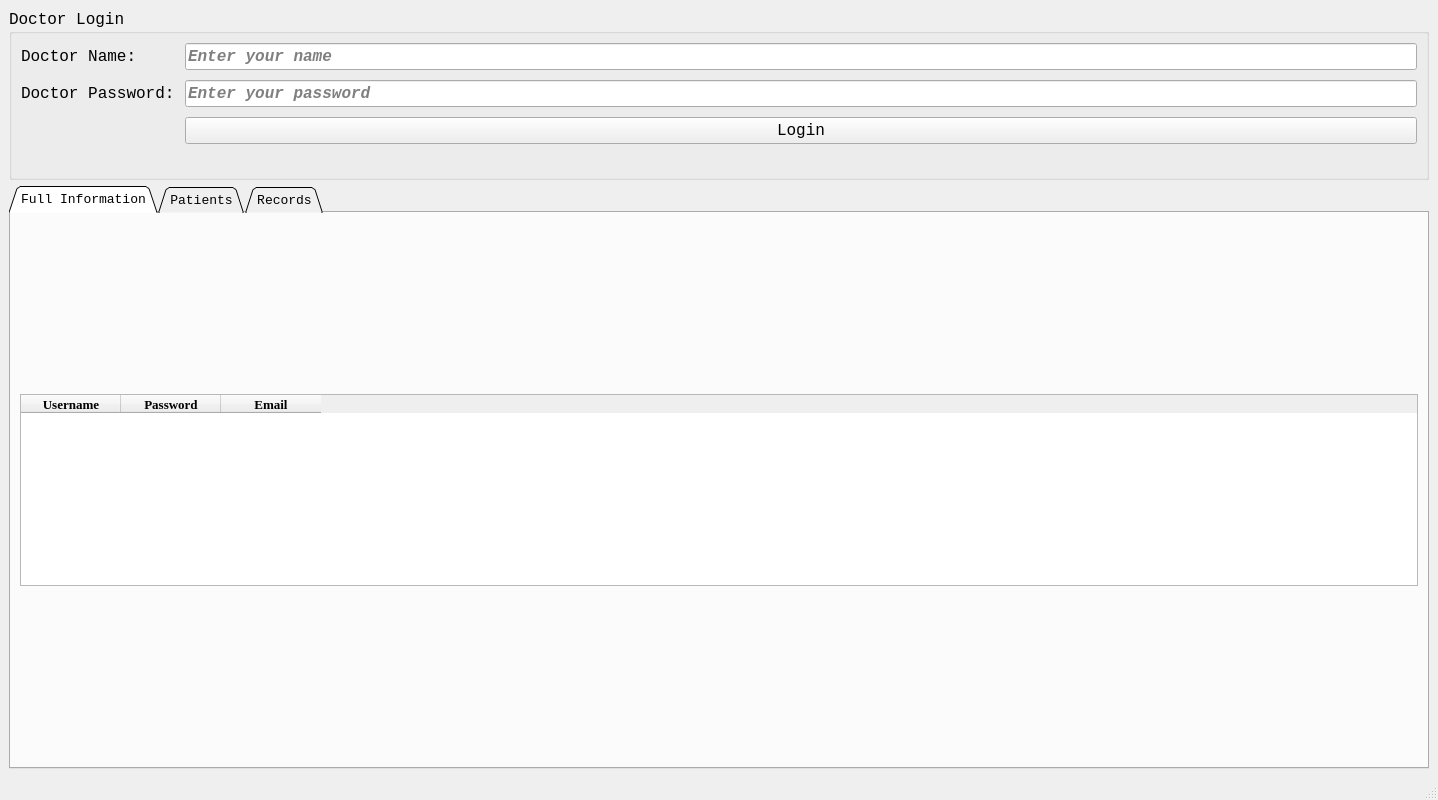
<?xml version="1.0" encoding="UTF-8"?>
<ui version="4.0">
 <class>MainWindow</class>
 <widget class="QMainWindow" name="MainWindow">
  <property name="geometry">
   <rect>
    <x>0</x>
    <y>0</y>
    <width>1438</width>
    <height>800</height>
   </rect>
  </property>
  <property name="sizePolicy">
   <sizepolicy hsizetype="Expanding" vsizetype="Expanding">
    <horstretch>0</horstretch>
    <verstretch>0</verstretch>
   </sizepolicy>
  </property>
  <property name="windowTitle">
   <string>Doctors</string>
  </property>
  <widget class="QWidget" name="centralwidget">
   <layout class="QGridLayout" name="gridLayout_6">
    <item row="0" column="0">
     <widget class="QGroupBox" name="UserLogin">
      <property name="font">
       <font>
        <family>Courier New</family>
        <pointsize>12</pointsize>
       </font>
      </property>
      <property name="title">
       <string>Doctor Login</string>
      </property>
      <layout class="QGridLayout" name="gridLayout_4">
       <item row="0" column="0">
        <layout class="QGridLayout" name="gridLayout_5">
         <property name="sizeConstraint">
          <enum>QLayout::SetNoConstraint</enum>
         </property>
         <property name="bottomMargin">
          <number>0</number>
         </property>
         <property name="spacing">
          <number>10</number>
         </property>
         <item row="0" column="0">
          <widget class="QLabel" name="UserName">
           <property name="font">
            <font>
             <family>Courier New</family>
             <pointsize>12</pointsize>
            </font>
           </property>
           <property name="text">
            <string>Doctor Name:</string>
           </property>
          </widget>
         </item>
         <item row="1" column="0">
          <widget class="QLabel" name="UserPassword">
           <property name="font">
            <font>
             <family>Courier New</family>
             <pointsize>12</pointsize>
            </font>
           </property>
           <property name="text">
            <string>Doctor Password:</string>
           </property>
          </widget>
         </item>
         <item row="0" column="1">
          <widget class="QLineEdit" name="user_enter">
           <property name="font">
            <font>
             <family>Courier New</family>
             <pointsize>12</pointsize>
             <weight>75</weight>
             <italic>true</italic>
             <bold>true</bold>
            </font>
           </property>
           <property name="placeholderText">
            <string>Enter your name</string>
           </property>
          </widget>
         </item>
         <item row="2" column="1">
          <widget class="QPushButton" name="login_btn">
           <property name="font">
            <font>
             <family>Courier New</family>
             <pointsize>12</pointsize>
            </font>
           </property>
           <property name="text">
            <string>Login</string>
           </property>
          </widget>
         </item>
         <item row="1" column="1">
          <widget class="QLineEdit" name="pass_enter">
           <property name="font">
            <font>
             <family>Courier New</family>
             <pointsize>12</pointsize>
             <weight>75</weight>
             <italic>true</italic>
             <bold>true</bold>
            </font>
           </property>
           <property name="echoMode">
            <enum>QLineEdit::Password</enum>
           </property>
           <property name="placeholderText">
            <string>Enter your password</string>
           </property>
          </widget>
         </item>
        </layout>
       </item>
       <item row="1" column="0">
        <widget class="QLabel" name="login_failed">
         <property name="sizePolicy">
          <sizepolicy hsizetype="Preferred" vsizetype="Fixed">
           <horstretch>0</horstretch>
           <verstretch>0</verstretch>
          </sizepolicy>
         </property>
         <property name="text">
          <string/>
         </property>
        </widget>
       </item>
      </layout>
     </widget>
    </item>
    <item row="1" column="0">
     <widget class="QTabWidget" name="tabWidget">
      <property name="font">
       <font>
        <family>Courier New</family>
        <pointsize>10</pointsize>
       </font>
      </property>
      <property name="tabShape">
       <enum>QTabWidget::Triangular</enum>
      </property>
      <property name="currentIndex">
       <number>0</number>
      </property>
      <property name="movable">
       <bool>false</bool>
      </property>
      <widget class="QWidget" name="User">
       <attribute name="title">
        <string>Full Information</string>
       </attribute>
       <layout class="QGridLayout" name="gridLayout">
        <item row="0" column="0" colspan="2">
         <widget class="QTableWidget" name="doctor_table">
          <property name="sizePolicy">
           <sizepolicy hsizetype="Expanding" vsizetype="Fixed">
            <horstretch>0</horstretch>
            <verstretch>0</verstretch>
           </sizepolicy>
          </property>
          <property name="font">
           <font>
            <family>Courier New</family>
            <pointsize>10</pointsize>
           </font>
          </property>
          <property name="midLineWidth">
           <number>0</number>
          </property>
          <property name="sizeAdjustPolicy">
           <enum>QAbstractScrollArea::AdjustIgnored</enum>
          </property>
          <property name="alternatingRowColors">
           <bool>false</bool>
          </property>
          <column>
           <property name="text">
            <string>Username</string>
           </property>
           <property name="font">
            <font>
             <family>Times New Roman</family>
             <weight>75</weight>
             <bold>true</bold>
            </font>
           </property>
          </column>
          <column>
           <property name="text">
            <string>Password</string>
           </property>
           <property name="font">
            <font>
             <family>Times New Roman</family>
             <weight>75</weight>
             <bold>true</bold>
            </font>
           </property>
          </column>
          <column>
           <property name="text">
            <string>Email</string>
           </property>
           <property name="font">
            <font>
             <family>Times New Roman</family>
             <weight>75</weight>
             <bold>true</bold>
            </font>
           </property>
          </column>
         </widget>
        </item>
       </layout>
      </widget>
      <widget class="QWidget" name="Patients">
       <attribute name="title">
        <string>Patients</string>
       </attribute>
       <layout class="QGridLayout" name="gridLayout_7">
        <item row="0" column="0" rowspan="2">
         <widget class="QTableWidget" name="patient_table_2">
          <property name="font">
           <font>
            <family>Courier New</family>
            <pointsize>10</pointsize>
           </font>
          </property>
          <property name="midLineWidth">
           <number>0</number>
          </property>
          <property name="sizeAdjustPolicy">
           <enum>QAbstractScrollArea::AdjustIgnored</enum>
          </property>
          <property name="alternatingRowColors">
           <bool>false</bool>
          </property>
          <column>
           <property name="text">
            <string>ID</string>
           </property>
           <property name="font">
            <font>
             <family>Times New Roman</family>
             <weight>75</weight>
             <bold>true</bold>
            </font>
           </property>
          </column>
          <column>
           <property name="text">
            <string>Name</string>
           </property>
           <property name="font">
            <font>
             <family>Times New Roman</family>
             <weight>75</weight>
             <bold>true</bold>
            </font>
           </property>
          </column>
          <column>
           <property name="text">
            <string>Email</string>
           </property>
           <property name="font">
            <font>
             <family>Times New Roman</family>
             <weight>75</weight>
             <bold>true</bold>
            </font>
           </property>
          </column>
          <column>
           <property name="text">
            <string>Password</string>
           </property>
           <property name="font">
            <font>
             <family>Times New Roman</family>
             <weight>75</weight>
             <bold>true</bold>
            </font>
           </property>
          </column>
         </widget>
        </item>
        <item row="0" column="1">
         <widget class="QGroupBox" name="groupBox">
          <property name="title">
           <string>Add New Patient</string>
          </property>
          <layout class="QGridLayout" name="gridLayout_2">
           <item row="0" column="0">
            <widget class="QLabel" name="label">
             <property name="text">
              <string>ID:</string>
             </property>
            </widget>
           </item>
           <item row="0" column="1">
            <widget class="QLineEdit" name="p_id">
             <property name="placeholderText">
              <string>Enter patient id</string>
             </property>
            </widget>
           </item>
           <item row="1" column="0">
            <widget class="QLabel" name="label_2">
             <property name="text">
              <string>Patient Name:</string>
             </property>
            </widget>
           </item>
           <item row="1" column="1">
            <widget class="QLineEdit" name="p_name">
             <property name="placeholderText">
              <string>Enter patient name</string>
             </property>
            </widget>
           </item>
           <item row="2" column="0">
            <widget class="QLabel" name="label_3">
             <property name="text">
              <string>Patient Email:</string>
             </property>
            </widget>
           </item>
           <item row="2" column="1">
            <widget class="QLineEdit" name="p_mail">
             <property name="placeholderText">
              <string>Enter patient email</string>
             </property>
            </widget>
           </item>
           <item row="3" column="0">
            <widget class="QLabel" name="label_4">
             <property name="text">
              <string>Patient Password:</string>
             </property>
            </widget>
           </item>
           <item row="3" column="1">
            <widget class="QLineEdit" name="p_pass">
             <property name="placeholderText">
              <string>Enter patient password</string>
             </property>
            </widget>
           </item>
           <item row="4" column="1">
            <widget class="QPushButton" name="add_patient">
             <property name="text">
              <string>Add Patient</string>
             </property>
            </widget>
           </item>
          </layout>
         </widget>
        </item>
        <item row="1" column="1">
         <widget class="QGroupBox" name="groupBox_2">
          <property name="title">
           <string>Edit Patient</string>
          </property>
          <layout class="QGridLayout" name="gridLayout_3">
           <item row="0" column="0">
            <widget class="QLabel" name="label_5">
             <property name="text">
              <string>ID:</string>
             </property>
            </widget>
           </item>
           <item row="0" column="1">
            <widget class="QLineEdit" name="p_id_2">
             <property name="placeholderText">
              <string>Enter new patient id</string>
             </property>
            </widget>
           </item>
           <item row="1" column="0">
            <widget class="QLabel" name="label_6">
             <property name="text">
              <string>Patient Name:</string>
             </property>
            </widget>
           </item>
           <item row="1" column="1">
            <widget class="QLineEdit" name="p_name_2">
             <property name="placeholderText">
              <string>Enter new patient name</string>
             </property>
            </widget>
           </item>
           <item row="2" column="0">
            <widget class="QLabel" name="label_8">
             <property name="text">
              <string>Patient Email:</string>
             </property>
            </widget>
           </item>
           <item row="2" column="1">
            <widget class="QLineEdit" name="p_mail_2">
             <property name="placeholderText">
              <string>Enter new patient email</string>
             </property>
            </widget>
           </item>
           <item row="3" column="0">
            <widget class="QLabel" name="label_7">
             <property name="text">
              <string>Patient Password:</string>
             </property>
            </widget>
           </item>
           <item row="3" column="1">
            <widget class="QLineEdit" name="p_pass_2">
             <property name="placeholderText">
              <string>Enter new patient password</string>
             </property>
            </widget>
           </item>
           <item row="4" column="1">
            <widget class="QPushButton" name="edit_patient">
             <property name="text">
              <string>Edit Patient</string>
             </property>
            </widget>
           </item>
          </layout>
         </widget>
        </item>
       </layout>
      </widget>
      <widget class="QWidget" name="Records">
       <attribute name="title">
        <string>Records</string>
       </attribute>
       <layout class="QGridLayout" name="gridLayout_9">
        <item row="0" column="0">
         <widget class="QTableWidget" name="record_table_2">
          <property name="font">
           <font>
            <family>Courier New</family>
            <pointsize>10</pointsize>
           </font>
          </property>
          <property name="midLineWidth">
           <number>0</number>
          </property>
          <property name="sizeAdjustPolicy">
           <enum>QAbstractScrollArea::AdjustIgnored</enum>
          </property>
          <property name="alternatingRowColors">
           <bool>false</bool>
          </property>
          <column>
           <property name="text">
            <string>RBC</string>
           </property>
           <property name="font">
            <font>
             <family>Times New Roman</family>
             <weight>75</weight>
             <bold>true</bold>
            </font>
           </property>
          </column>
          <column>
           <property name="text">
            <string>WBC</string>
           </property>
           <property name="font">
            <font>
             <family>Times New Roman</family>
             <weight>75</weight>
             <bold>true</bold>
            </font>
           </property>
          </column>
          <column>
           <property name="text">
            <string>Hgb</string>
           </property>
           <property name="font">
            <font>
             <family>Times New Roman</family>
             <weight>75</weight>
             <bold>true</bold>
            </font>
           </property>
          </column>
          <column>
           <property name="text">
            <string>Hematocrit</string>
           </property>
           <property name="font">
            <font>
             <family>Times New Roman</family>
             <weight>75</weight>
             <bold>true</bold>
            </font>
           </property>
          </column>
          <column>
           <property name="text">
            <string>Platelets</string>
           </property>
           <property name="font">
            <font>
             <family>Times New Roman</family>
             <weight>75</weight>
             <bold>true</bold>
            </font>
           </property>
          </column>
          <column>
           <property name="text">
            <string>Patient ID</string>
           </property>
           <property name="font">
            <font>
             <family>Times New Roman</family>
             <weight>75</weight>
             <bold>true</bold>
            </font>
           </property>
          </column>
         </widget>
        </item>
        <item row="0" column="1">
         <widget class="QGroupBox" name="groupBox_3">
          <property name="title">
           <string>Add New Record</string>
          </property>
          <layout class="QGridLayout" name="gridLayout_8">
           <item row="0" column="0">
            <widget class="QLabel" name="label_9">
             <property name="text">
              <string>RBC:</string>
             </property>
            </widget>
           </item>
           <item row="0" column="1">
            <widget class="QLineEdit" name="RBC">
             <property name="placeholderText">
              <string>Enter patient RBC result</string>
             </property>
            </widget>
           </item>
           <item row="1" column="0">
            <widget class="QLabel" name="label_10">
             <property name="text">
              <string>WBC:</string>
             </property>
            </widget>
           </item>
           <item row="1" column="1">
            <widget class="QLineEdit" name="WBC">
             <property name="placeholderText">
              <string>Enter patient WBC result</string>
             </property>
            </widget>
           </item>
           <item row="2" column="0">
            <widget class="QLabel" name="label_11">
             <property name="text">
              <string>Hgb:</string>
             </property>
            </widget>
           </item>
           <item row="2" column="1">
            <widget class="QLineEdit" name="Hgb">
             <property name="placeholderText">
              <string>Enter patient Hgb result</string>
             </property>
            </widget>
           </item>
           <item row="3" column="0">
            <widget class="QLabel" name="label_12">
             <property name="text">
              <string>Hematocrit:</string>
             </property>
            </widget>
           </item>
           <item row="3" column="1">
            <widget class="QLineEdit" name="Hematocrit">
             <property name="placeholderText">
              <string>Enter patient Hematocrit result</string>
             </property>
            </widget>
           </item>
           <item row="4" column="0">
            <widget class="QLabel" name="label_13">
             <property name="text">
              <string>Platelets:</string>
             </property>
            </widget>
           </item>
           <item row="4" column="1">
            <widget class="QLineEdit" name="Platelets">
             <property name="placeholderText">
              <string>Enter patient Platelets result</string>
             </property>
            </widget>
           </item>
           <item row="5" column="0">
            <widget class="QLabel" name="label_14">
             <property name="text">
              <string>Patient ID:</string>
             </property>
            </widget>
           </item>
           <item row="5" column="1">
            <widget class="QLineEdit" name="pr_id">
             <property name="placeholderText">
              <string>Enter patient ID</string>
             </property>
            </widget>
           </item>
           <item row="6" column="1">
            <widget class="QPushButton" name="add_record">
             <property name="text">
              <string>Add Record</string>
             </property>
            </widget>
           </item>
          </layout>
         </widget>
        </item>
       </layout>
      </widget>
     </widget>
    </item>
   </layout>
  </widget>
  <widget class="QMenuBar" name="menubar">
   <property name="geometry">
    <rect>
     <x>0</x>
     <y>0</y>
     <width>1438</width>
     <height>21</height>
    </rect>
   </property>
  </widget>
  <widget class="QStatusBar" name="statusbar"/>
 </widget>
 <resources/>
 <connections/>
</ui>
